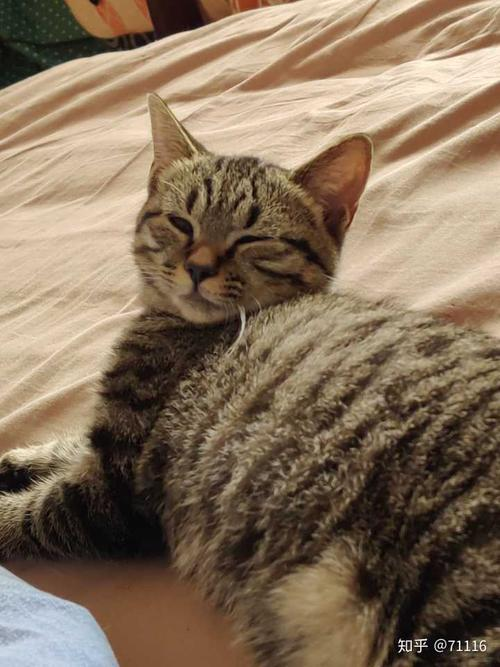
#> input picture 数据清洗练习/pic_save/10.jpg, 500 x 667 px; its folder holds 4 pictures in this run
$ python Resize.py
#> lines starting #> are read from the running program, lines starting #| are printed output that depends on the picture
# -*-coding = utf-8 -*-
"""
流程：
1.读取指定文件夹所有文件(必须都是图片)
2.进行resize，并存储在指定文件夹下
修改值：
path_read: 需要进行修改的图片存储的文件夹
path_write: 修改后的图片存储的文件夹,必须为空，会对图片重新编号00000-09999
target_size：[x, y] 修改后文件的尺寸
"""
import os
import cv2


if __name__ == "__main__":
    path_read = "./pic_save/"
    path_write = "./pic_resize/"
    target_size = [512, 512]
    image_list = [x for x in os.listdir(path_read)]
    for num, img in enumerate(image_list):
        print(num, img)
        image = cv2.imread(path_read+img, cv2.IMREAD_COLOR)
#> image is the input picture: shape (667, 500, 3); mean B, G, R 91, 112.8, 133.2
        # print(path_read+"/"+img)
        # new_image = cv2.resize(image, (target_size[0], target_size[1]), interpolation=cv2.INTER_CUBIC)
        try:
            new_image = cv2.resize(image, (target_size[0], target_size[1]))
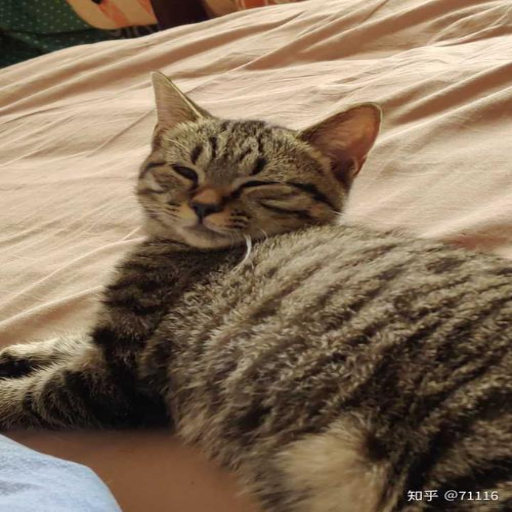
#> new_image: shape (512, 512, 3); mean B, G, R 90.9, 112.7, 133.1
        except:
            pass
        image_dir = path_write+str(num).zfill(5)+'.jpg'
        cv2.imwrite(image_dir, new_image)
#> pass 2 of the loop `for num, img in enumerate(image_list):`:
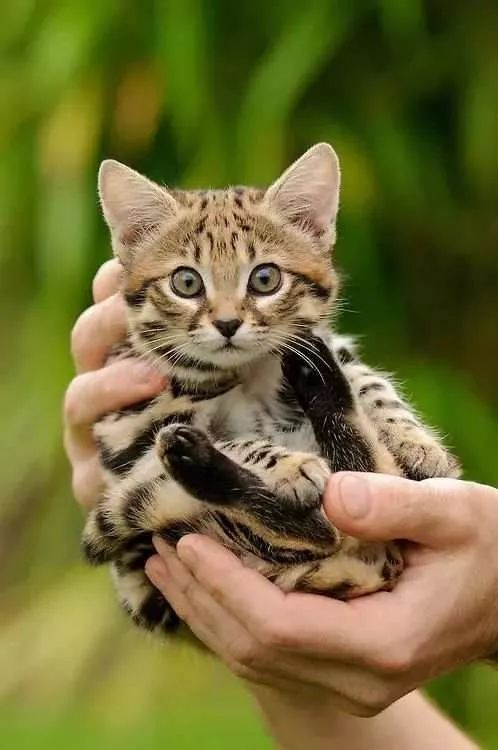
#> input picture 数据清洗练习/pic_save/100.jpg, 498 x 750 px
#> image is the input picture: shape (750, 498, 3); mean B, G, R 54.2, 109.1, 114
#> `new_image = cv2.resize(image, (target_size[0], target_size[1]))`:
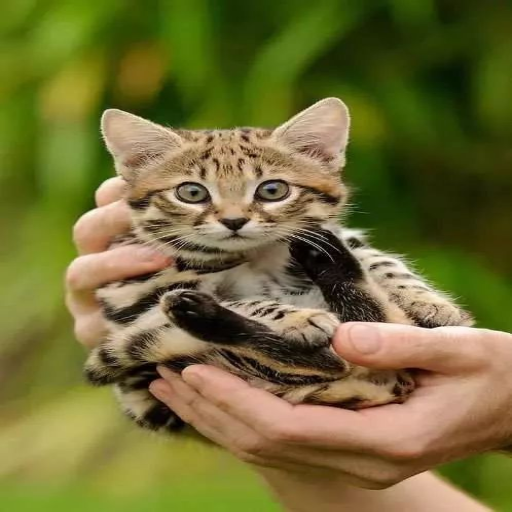
#> new_image: shape (512, 512, 3); mean B, G, R 54.1, 109, 113.9
#> pass 3 of the loop `for num, img in enumerate(image_list):`:
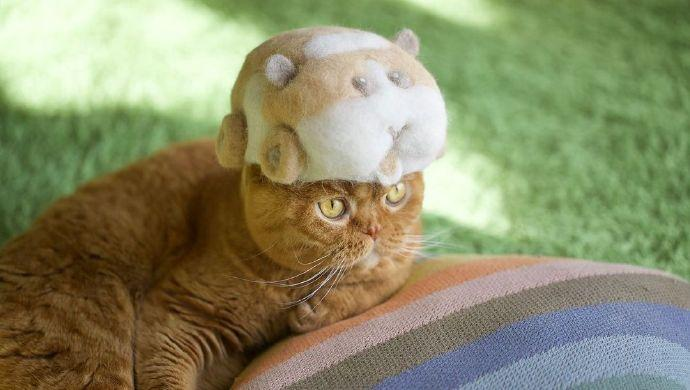
#> input picture 数据清洗练习/pic_save/104.jpg, 690 x 390 px
#> image is the input picture: shape (390, 690, 3); mean B, G, R 104.7, 140.1, 138.1
#> `new_image = cv2.resize(image, (target_size[0], target_size[1]))`:
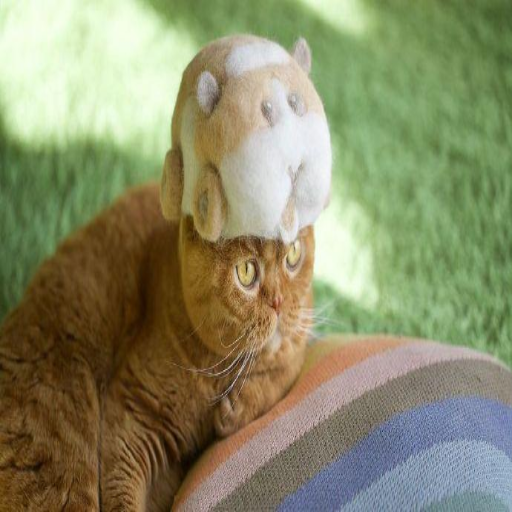
#> new_image: shape (512, 512, 3); mean B, G, R 104.6, 139.9, 138
#> the loop made 4 passes; the first 3 are shown
